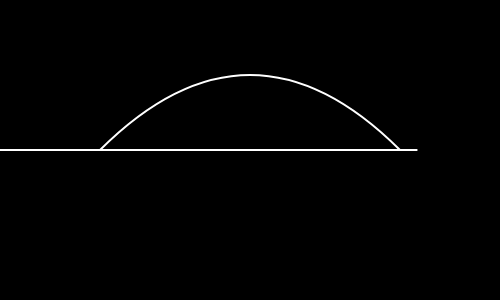
Frame 1 (no input)
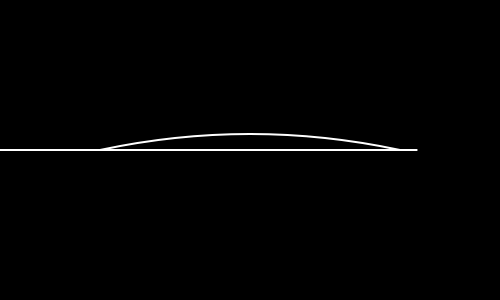
Frame 60 (no input)
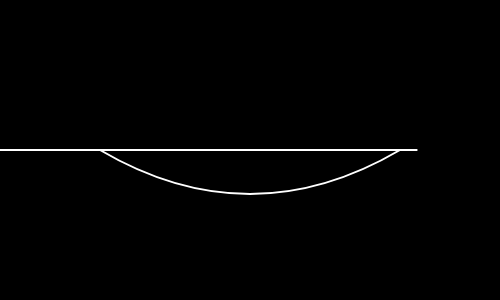
Frame 120 (the mouse pressed at the canvas centre since frame 60)

The p5.js sketch that drew these frames (run headless with seeded random() and noise() and a simulated clock; from frame 60 on, the mouse is pressed at the canvas centre):

// p5.js sketch
// ── sketch.js
let eye1, eye2;

function setup() {
  createCanvas(500, 300); // Use the full window dimensions
  let centerSpacing = 200; // Horizontal spacing between the two eyes
  eye1 = new Eye(250, 150, 1, millis()); // Initialize first eye to the left
  eye2 = new Eye(windowWidth / 2 + centerSpacing, windowHeight / 2, 1, millis()); // Initialize second eye to the right
}

function draw() {
  background(0);
  eye1.updateAndDraw(); // Update and draw first eye
  // eye2.updateAndDraw(); // Update and draw second eye
}

class Eye {
  constructor(centerX, centerY, startDirection, startTime) {
    this.centerX = centerX;
    this.centerY = centerY;
    this.controlY = centerY - 150; // Start at a position above center
    this.direction = startDirection;
    this.lastChangeTime = startTime;
    this.isPaused = false;
    this.movePhase = 'down';
    this.speed = 2;
  }

  updateAndDraw() {
    // Draw the static curve
    strokeWeight(2);
    stroke(255);
    noFill();
    beginShape();
    vertex(0, this.centerY);
    quadraticVertex(500, 150, this.centerX + 150, this.centerY);
    endShape();

    // Draw the animated curve
    beginShape();
    vertex(this.centerX - 150, this.centerY);
    quadraticVertex(this.centerX, this.controlY, this.centerX + 150, this.centerY);
    endShape();

    // Animation control logic
    if (!this.isPaused) {
      this.controlY += this.speed * this.direction;
      if ((this.movePhase === 'down' && this.controlY >= this.centerY + 100) || (this.movePhase === 'up' && this.controlY <= this.centerY - 100)) {
        if (this.movePhase === 'down') {
          this.movePhase = 'up';
          this.direction = -1;
        } else {
          this.movePhase = 'down';
          this.direction = 1;
          this.isPaused = true;
          this.lastChangeTime = millis();
        }
      }
    } else {
      if (millis() - this.lastChangeTime > 5000) {
        this.isPaused = false;
        this.lastChangeTime = millis(); // Reset the last change time
      }
    }
  }
}

function windowResized() {
  resizeCanvas(windowWidth, windowHeight);
  // Re-center the eyes when the window is resized
  let centerSpacing = 200;
  eye1.centerX = windowWidth / 2 - centerSpacing;
  eye2.centerX = windowWidth / 2 + centerSpacing;
  eye1.centerY = eye2.centerY = windowHeight / 2;
  eye1.controlY = eye2.controlY = windowHeight / 2 - 150;
}
